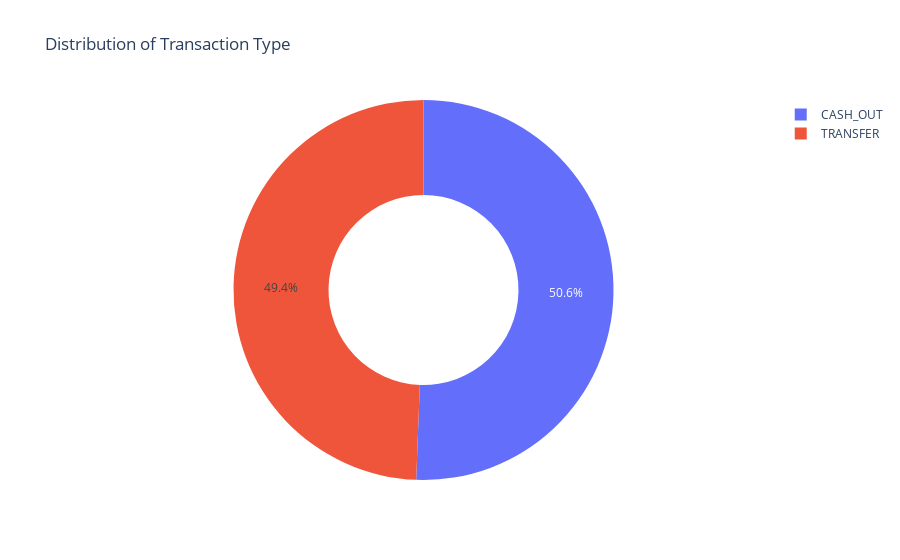

Here is the notebook cell this chart was saved with:
### Code cell
type = fraud_df["type"].value_counts()
transactions = type.index
quantity = type.values


figure = px.pie(fraud_df, 
             values=quantity,
             names=transactions,hole = 0.5, 
             title="Distribution of Transaction Type")
figure.show()

### Figure 1 — Plotly figure (JSON) as saved in the notebook; plotly's stock layout.template omitted (floating-point values rounded to 4 significant figures)
{"data": [{"domain": {"x": [0, 1], "y": [0, 1]}, "hole": 0.5, "hovertemplate": "label=%{label}<br>value=%{value}<extra></extra>", "labels": ["CASH_OUT", "TRANSFER"], "legendgroup": "", "name": "", "showlegend": true, "type": "pie", "values": [578, 564]}], "layout": {"legend": {"tracegroupgap": 0}, "title": {"text": "Distribution of Transaction Type"}}}
